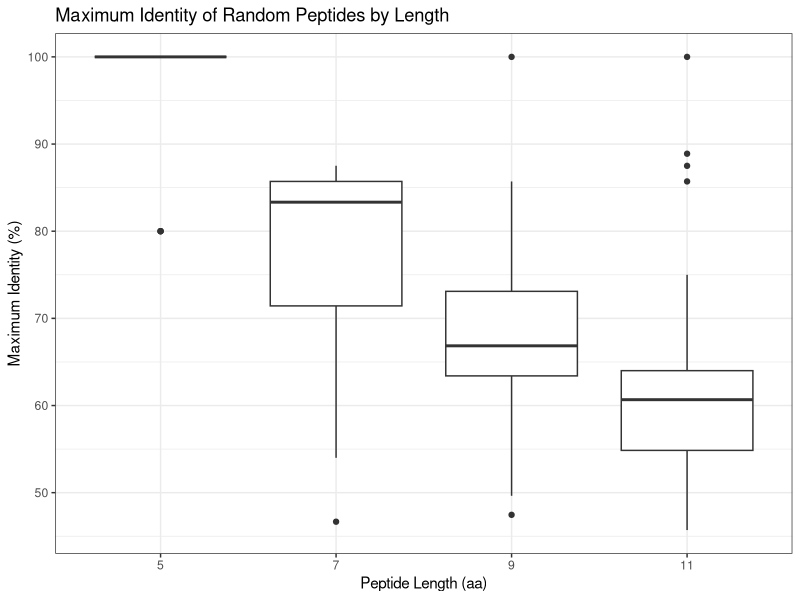
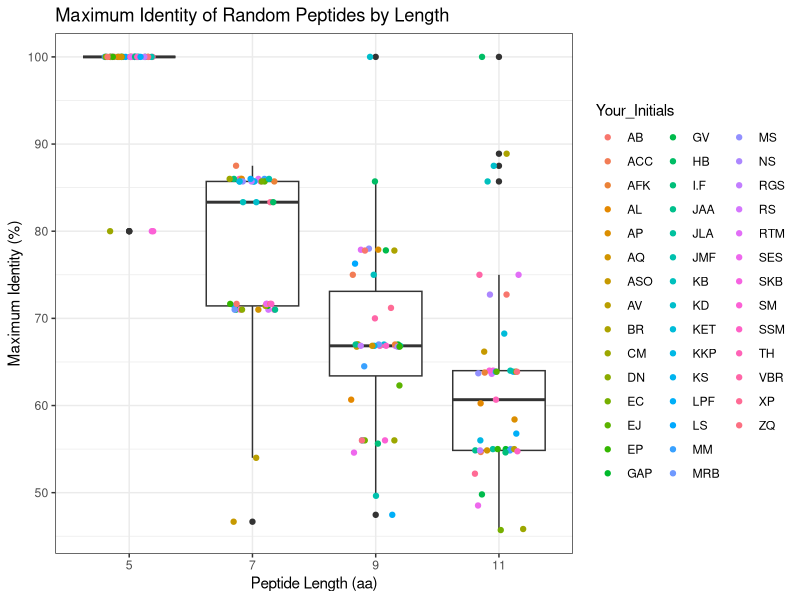
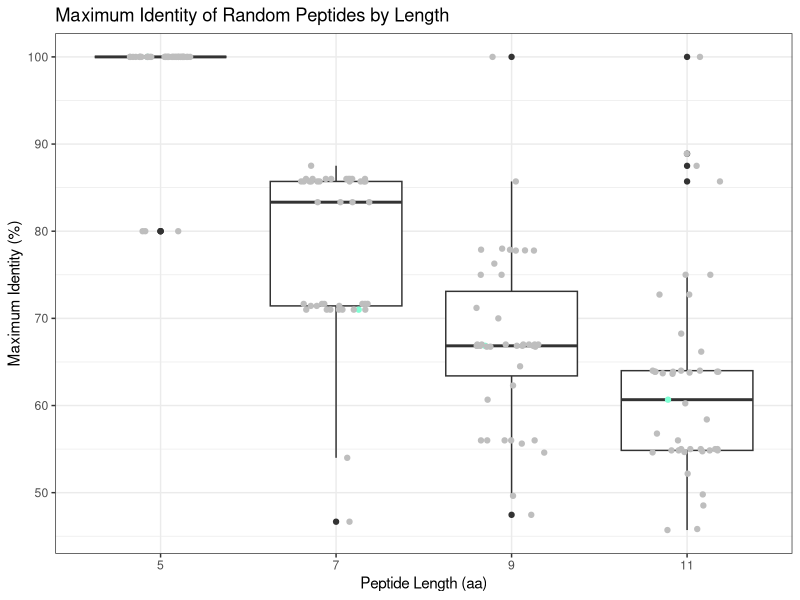

Here is the R script that generated these plots, in order:
## ---- chunk 1
#version1
add_1 <- function(x,y){
  x+y
}
#adding first and second argument together
## ---- chunk 2
add_1(4,7)
## ---- chunk 3
add_2 <- function(x, ...) {
  #... = the function can take any number of arguments
  #and returns their total sum
  # using sum for total values
  sum(x,...)
}
## ---- chunk 4
#second version test:
add_2(1,2,3,-4)
## ---- chunk 5
generate_dna <- function(x) {
  # Generate a random DNA sequence with a specified length
 
 # of a specified length using the four DNA bases
  bases <- c("A", "T", "G", "C")
  
  dna_seq <- sample(bases, size = x, replace = TRUE)
  #using sample to pull all random nucleotides
  #size = length means choose as many characters as requested
  #replace = TRUE: bases allowed to repeat
  
  paste(dna_seq, collapse = "")
  #generate a string from dna_seq
  #collapse = "": joint all bases without spaces
}

#test:
generate_dna(11)
## ---- chunk 6
generate_protein <- function(x) {
  # This function generates a random protein sequence
 
   # of a specified length using the 20 amino acid single-letter codes
  amino_acids <- c("A", "R", "N", "D", "C", "E", "Q", "G", "H", "I",
                   "L", "K", "M", "F", "P", "S", "T", "W", "Y", "V")
  #sample(): randomly selects amino acids
  protein_seq <- sample(amino_acids, size = x, replace = TRUE)
  paste(protein_seq, collapse = "")
}

#test:
generate_protein(11)

## ---- chunk 7
lengths <- c(5, 7, 9, 11)
peptides <- sapply(lengths, generate_protein)
peptides
#sapply() applies a function to each element of a vector
#for later question I save it as a vector for better reference 
## ---- chunk 8
#file downloaded to working folder
peptide_df <- read.csv("BIMM143_peptide(Sheet1).csv")
#shows the first 10 rows
head(peptide_df, 10)
## ---- chunk 9
#blanks problem exist in file to fix with dplyr
library(dplyr)

peptide_df <- peptide_df %>%
  # Remove rows where Max_Identity_perc is missing
  filter(!is.na(Max_Identity_perc))
## ---- chunk 10
library(ggplot2)

p <- ggplot(peptide_df, aes(x = as.factor(Length_aa), y = Max_Identity_perc)) +
  geom_boxplot() +
  ## Set the y-axis to a continuous numeric scale
# and show tick marks/labels from 0 to 100 in steps of 10
  scale_y_continuous(breaks = seq(0, 100, by = 10)) +
  labs(
    title = "Maximum Identity of Random Peptides by Length",
    x = "Peptide Length (aa)",
    y = "Maximum Identity (%)"
  ) +
  theme_bw()

p
## ---- chunk 11
p + geom_jitter(aes(col = Your_Initials), width = 0.2)
#geom_jitter() adds each individual data point on top of the boxplot.
## ---- chunk 12
color <- c(rep("GREY", dim(peptide_df)[1]))
table(color)
#dim(peptide_df) gives number of rows and columns
#dim(peptide_df)[1] extracts the number of rows
#rep("GREY", n) repeats "GREY" n times
#table(color) checks the count
## ---- chunk 13
mydata <- peptide_df$Your_Initials == "TH"
table(mydata)
#produces a logical vector: FALSE = others data
## ---- chunk 14
color[mydata] <- "aquamarine"
table(color)
## ---- chunk 15
#adding color to plot
p + geom_jitter(col = color, width = 0.2)
